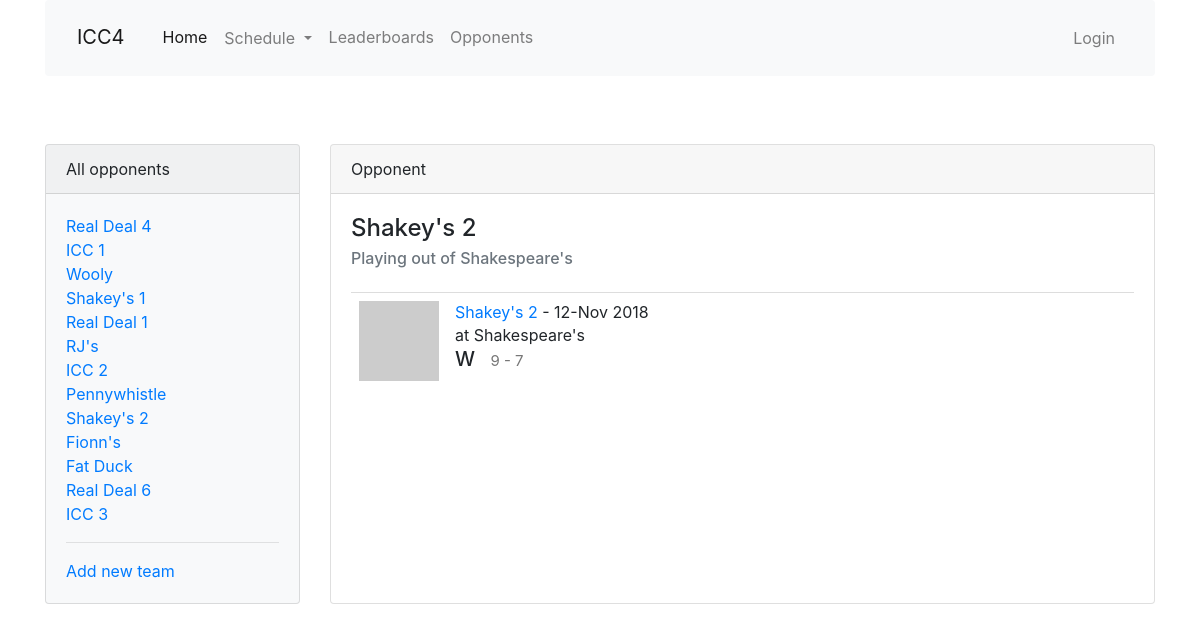
The app's page /opponent/9, older data.
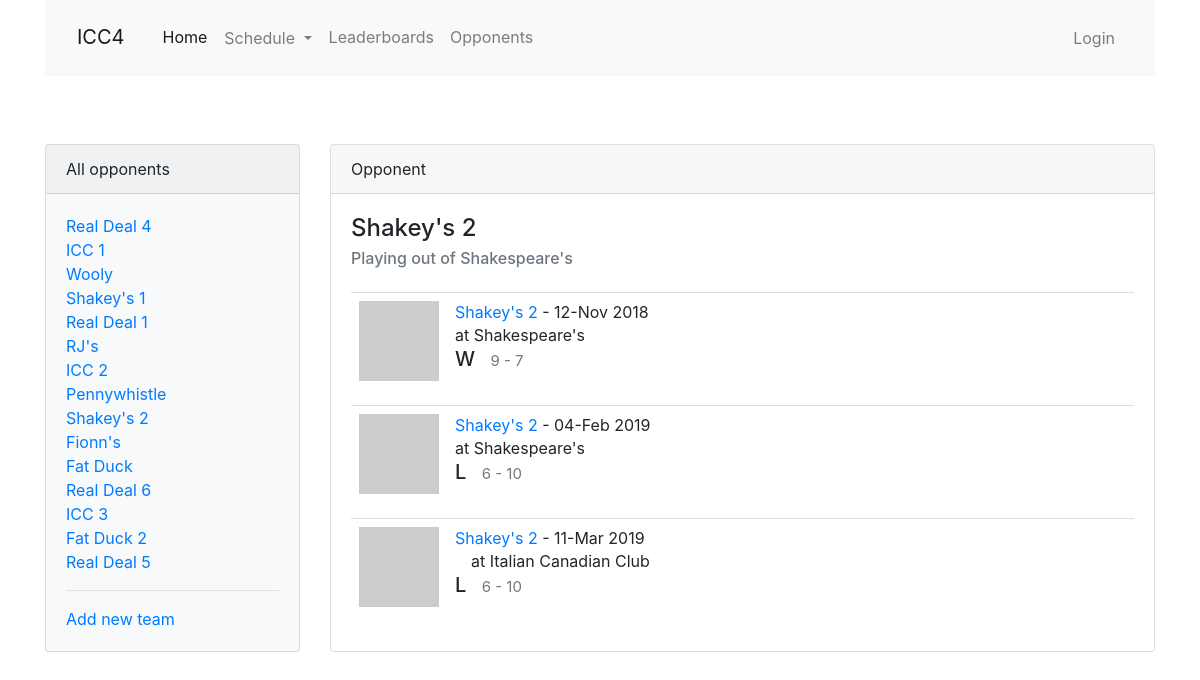
The same page, newer data.
### app/models.py (models this page shows, shortened)
class Team(db.Model):
    id = db.Column(db.Integer, primary_key=True)
    name = db.Column(db.String(64), index=True, unique=True)
    home_location = db.Column(db.String(64), index=True)
    address = db.Column(db.String(128), index=True)
    matches = db.relationship('Match', back_populates='opponent', lazy='dynamic')
    def avatar(self, size):
        digest = md5(self.name.lower().encode('utf-8')).hexdigest()
        return 'https://www.gravatar.com/avatar/{}?d=identicon&s={}'.format(
            digest, size)

class Match(db.Model):
    id = db.Column(db.Integer, primary_key=True)
    opponent_id = db.Column(db.Integer, db. ForeignKey('team.id'))
    opponent = db.relationship('Team', back_populates='matches')
    date = db.Column(db.Date, index=True, default=date.today())
    location = db.Column(db.String(64))
    home_away = db.Column(db.String(32), index=True)
    match_type = db.Column(db.String(32), index=True)
    games = db.relationship('Game', back_populates='match', lazy='dynamic')
    team_score = db.Column(db.Integer, index=True)
    opponent_score = db.Column(db.Integer, index=True)
    win = db.Column(db.Boolean, index=True, default=None)
    overtime = db.Column(db.Boolean, index=True, default=False)
    match_summary = db.Column(db.String(512))
    food = db.Column(db.String(128))
    match_stats = db.relationship('MatchStats', uselist=False, back_populates='match')
    high_scores = db.relationship('HighScore', back_populates='match', lazy='dynamic')
    low_scores = db.relationship('LowScore', back_populates='match', lazy='dynamic')
    @hybrid_property
    def season(self):
        return season_from_date(self.date)

### app/main/routes.py (the view)
@bp.route('/opponent',  methods=['GET', 'POST'], defaults={'id': None})
@bp.route('/opponent/<id>',  methods=['GET', 'POST'])
def opponent(id):
    opponent = Team.query.filter_by(id=id).first()
    matches = Match.query.filter_by(opponent=opponent).order_by(Match.date).all()
    all_teams = Team.query.all()
    return render_template('opponent.html', opponent=opponent, all_teams=all_teams, matches=matches)

### app/main/routes.py (called while the page is built)
@bp.before_request
def before_request():
    g.all_seasons = Season.query.all()

### app/templates/opponent.html (shortened to what this page needs)
{% extends "base.html" %}
{% import 'bootstrap/wtf.html' as wtf %}
{% block app_content %}
<div class="row">
  <div class="col-md-3">
    <div class="card h-100 bg-light">
      <div class="card-header">All opponents</div>
      <div class="card-body">
        <ul class="list-unstyled">
        {% for team in all_teams %}
          <li>
            <a href="{{ url_for('main.opponent', id=team.id) }}">{{ team.name }}</a>
          </li>
        {% endfor %}
        </ul>
        <hr>
        <a href="{{ url_for('main.team_edit') }}">Add new team</a>
      </div>
    </div>
  </div>
  <div class="col-md-9">
    <div class="card h-100">
      <div class="card-header">Opponent</div>
      <div class="card-body">
        {% if opponent %}
        <h4 class="card-title">{{ opponent.name }}</h4>
        <h6 class="card-subtitle mb-2 text-muted">Playing out of {{ opponent.home_location }}</h6>
          <table class="table table-hover">
          {% for match in matches %}
            {% include '_match.html' %}
          {% endfor %}
          </table>
        {% else %}
        <h4 class="card-title">Select an opponent from the left</h4>
        {% endif %}
      </div>
    </div>
  </div>
</div>
{% endblock %}

### app/templates/base.html (shortened to what this page needs)
{% extends 'bootstrap/base.html' %}
{% block head %}
{{super()}}
  <link rel="stylesheet" href="https://stackpath.bootstrapcdn.com/bootstrap/4.1.3/css/bootstrap.min.css">
  <link rel="stylesheet" type="text/css" href="https://cdn.datatables.net/1.10.19/css/jquery.dataTables.css">
  <link rel="stylesheet" href="https://use.fontawesome.com/releases/v5.6.1/css/all.css">
  <link rel="stylesheet" href="{{ url_for('static', filename='css/main.css') }}">
{% endblock %}
{% block navbar %}
<div class="container">
<nav class="navbar navbar-expand-md navbar-light bg-light">
  <a class="navbar-brand mt-2 mr-auto" href="{{ url_for('main.index') }}">ICC4</a>
  <div class="collapse navbar-collapse" id="navbarTogglerDemo02">
    <ul class="navbar-nav mr-auto mt-2 mt-lg-0">
      <li class="nav-item active">
        <a class="nav-link" href="{{ url_for('main.index') }}">Home<span class="sr-only">(current)</span></a>
      </li>
      <li class="nav-item dropdown">
          <a class="btn nav-link dropdown-toggle" href="{{ url_for('main.schedule') }}" role="button" id="dropdownMenuLink" data-toggle="dropdown" aria-haspopup="true" aria-expanded="false">
            Schedule
          </a>
      </li>
      <li class="nav-item">
        <a class="nav-link" href="{{ url_for('main.leaderboard') }}">Leaderboards</a>
      </li>
      <li class="nav-item">
        <a class="nav-link" href="{{ url_for('main.opponent') }}">Opponents</a>
      </li>
    </ul>
    <ul class="navbar-nav mt-2 mt-lg-0">
    {% if current_user.is_anonymous %}
      <li class="nav-item">
        <a class="nav-link" href="{{ url_for('auth.login') }}">Login</a>
      </li>
    {% endif %}
    </ul>
  </div>
</nav>
</div>
{% endblock %}
{% block content %}
<div class="container">
    {% block app_content %}{% endblock %}
  </div>
{% endblock %}

### app/templates/_match.html
<table class="table table-hover">
  <tr>
    <td width="70px">
      <a href="{{ url_for('main.match', id=match.id) }}">
        <img src="{{ match.opponent.avatar(70) }}">
      </a>
    </td>
    <td>
      <a href="{{ url_for('main.opponent', id=match.opponent_id) }}">
        {{ match.opponent.name }}
      </a>
       - {{ match.date.strftime('%d-%b %Y') }}
      <br>
      {% if match.home_away == 'away' %}
      at {{ match.opponent.home_location }}
      {% else %}
      &emsp;at Italian Canadian Club
      {% endif %}
      {% if match.win != None %}
      <h5>{% if match.win == True %}W{% else %}L{% endif %}&ensp;
      <small>{{ match.team_score }} - {{ match.opponent_score }}</small>
      </h5>
      {% endif %}
      </td>
  </tr>
</table>

### app/static/css/main.css (style rules this page uses)
html { font-size: 100%; }

Row changes from the older to the newer data that the page shows:
added Team: name "Fat Duck 2"
added Team: name "Real Deal 5"
added Match: opponent.name "Shakey's 2", date "04-Feb 2019", opponent.home_location "Shakespeare's", win "L", team_score "6", opponent_score "10"
added Match: opponent.name "Shakey's 2", date "11-Mar 2019", home_away "at Italian Canadian Club", win "L", team_score "6", opponent_score "10"
